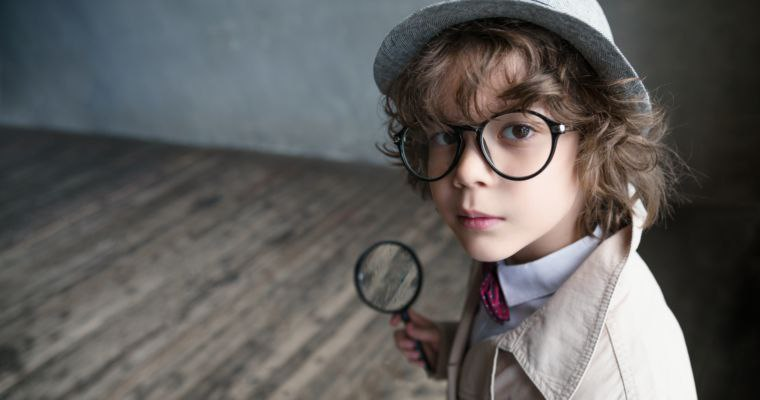
#> input picture Images/4.jpg, 760 x 400 px, found by its file name
$ python image.py
#> lines starting #> are read from the running program, lines starting #| are printed output that depends on the picture
import cv2

img_path = "./Images/4.jpg"

img = cv2.imread(img_path)
#> img is the input picture: shape (400, 760, 3); mean B, G, R 93.1, 94.7, 96.7

# [7 lines of commented-out code are left out]

img_gray = cv2.cvtColor(img, cv2.COLOR_BGR2GRAY) #BGR 2 HSV , RGB , GRAY
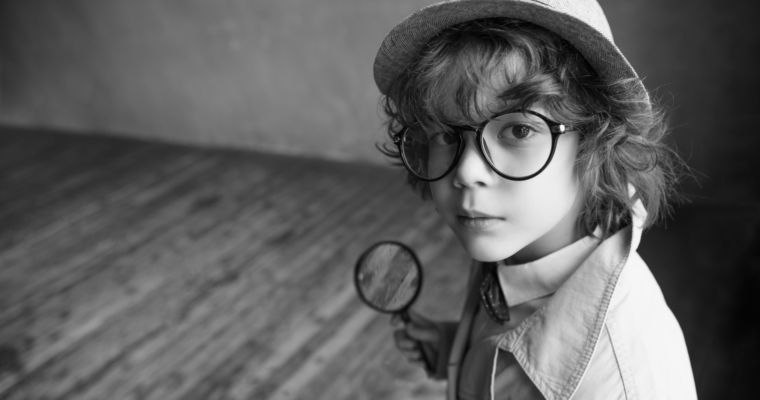
#> img_gray: shape (400, 760); min 0, max 255, mean 95.1

cv2.imshow("Image" , img)

# cv2.imshow("Gray Image" , img_gray)

cv2.imwrite("./Images/4_gray.jpg" , img_gray)

print("image shape" , img.shape)
#| image shape (400, 760, 3)

print("gray image shape"  , img_gray.shape)
#| gray image shape (400, 760)

img_resize = cv2.resize(img , (500,500))
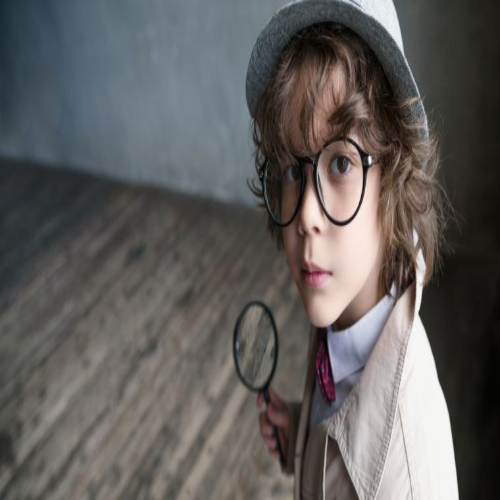
#> img_resize: shape (500, 500, 3); mean B, G, R 93, 94.7, 96.7

cv2.imshow("resized Image "   , img_resize)

rows, cols, colors = img.shape
#> rows = 400; cols = 760; colors = 3
img_crop = img[ : , cols//2:]
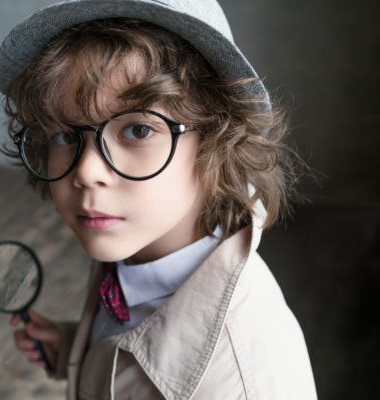
#> img_crop: shape (400, 380, 3); mean B, G, R 87.5, 91.6, 99.2

cv2.imshow("cropped image " , img_crop)

cv2.waitKey()

$ run again, with Images/1.jpg copied over Images/4.jpg
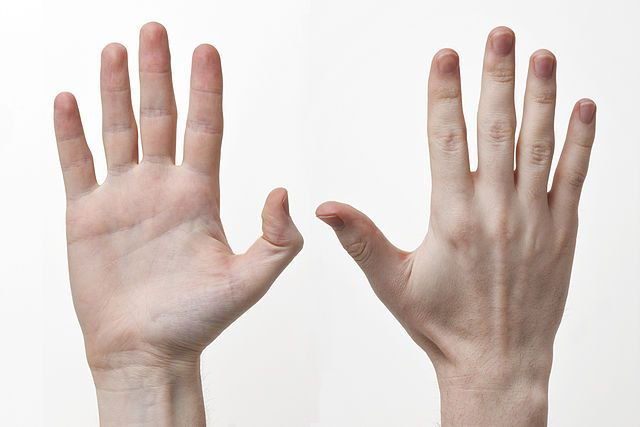
#> input picture Images/1.jpg, 640 x 427 px, found by its file name
#> img is the input picture: shape (427, 640, 3); mean B, G, R 201.4, 206.4, 218.2
#| image shape (427, 640, 3)
#| gray image shape (427, 640)
#> `img_resize = cv2.resize(img , (500,500))`:
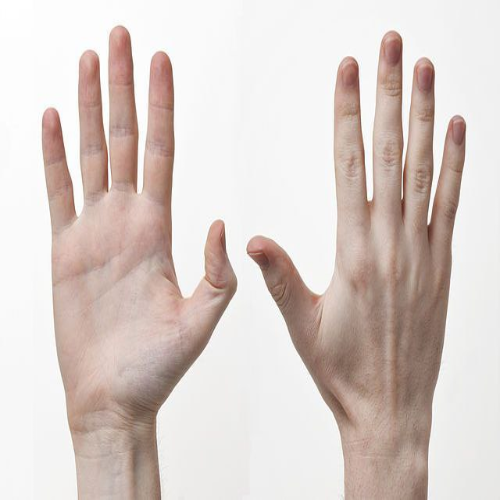
#> img_resize: shape (500, 500, 3); mean B, G, R 201.4, 206.4, 218.2
#> `img_crop = img[ : , cols//2:]`:
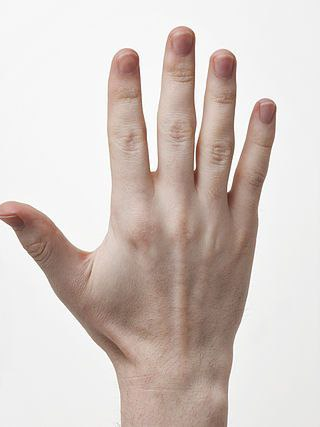
#> img_crop: shape (427, 320, 3); mean B, G, R 196, 201.4, 212.8

$ run again, with Images/2.jpg copied over Images/4.jpg
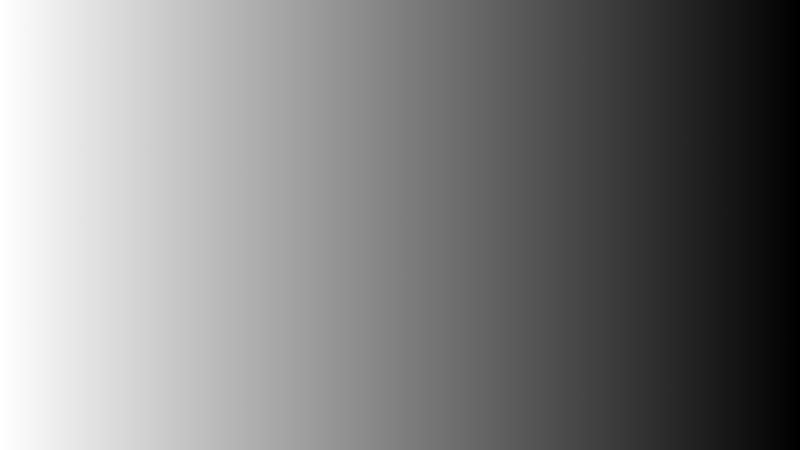
#> input picture Images/2.jpg, 800 x 450 px, found by its file name
#> img is the input picture: shape (450, 800, 3); min 0, max 255, mean 127.5
#| image shape (450, 800, 3)
#| gray image shape (450, 800)
#> `img_resize = cv2.resize(img , (500,500))`:
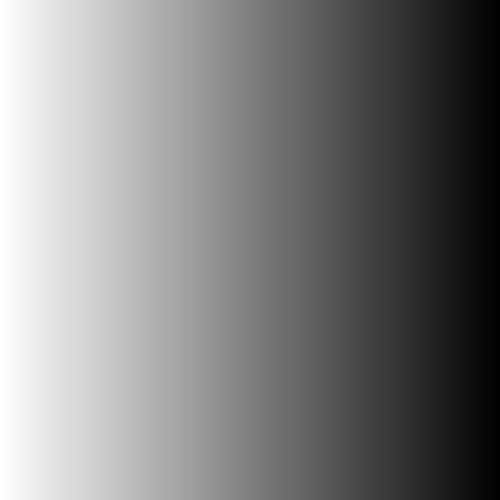
#> img_resize: shape (500, 500, 3); min 0, max 255, mean 127.4
#> `img_crop = img[ : , cols//2:]`:
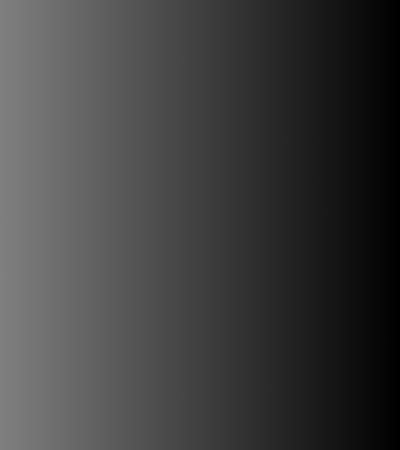
#> img_crop: shape (450, 400, 3); min 0, max 128, mean 63.5
